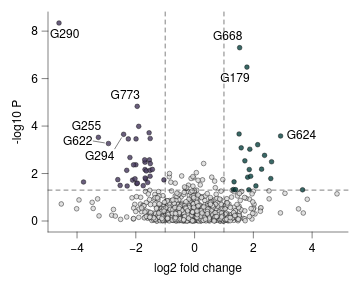

Write the Vega-Lite specification saved for this chart.
### Vega-Lite specification from a JSON file in a GitHub repository (floating-point values rounded to 4 significant figures; data arrays with more than 128 entries replaced by an {"elided": "..."} marker saying what was removed)
{"background": null, "config": {"arc": {"fill": "#DBDBDB", "fillOpacity": 1.0, "innerRadius": 27.5, "padAngle": 0.03, "stroke": "black", "strokeOpacity": 1, "strokeWidth": 0.25}, "area": {"fill": "#DBDBDB", "fillOpacity": 1.0, "stroke": "black", "strokeOpacity": 1, "strokeWidth": 0.25}, "axis": {"domain": true, "domainCap": "round", "domainColor": "black", "domainWidth": 0.25, "grid": false, "gridCap": "round", "gridColor": "#F1F1F1", "gridDash": [0, 0], "gridOpacity": 1.0, "gridWidth": 0.25, "labelColor": "black", "labelFont": "Helvetica Neue, HelveticaNeue, Helvetica, Arial, sans-serif", "labelFontSize": 6, "labelFontStyle": "normal", "labelFontWeight": 400, "offset": 0, "ticks": true, "tickCap": "round", "tickColor": "black", "tickRound": false, "tickSize": 3.0, "tickWidth": 0.25, "titleColor": "black", "titleFont": "Helvetica Neue, HelveticaNeue, Helvetica, Arial, sans-serif", "titleFontSize": 6, "titleFontStyle": "normal", "titleFontWeight": 400}, "axisX": {"domain": true, "labelAlign": "center", "labelAngle": 0, "labels": true, "ticks": true, "translate": 0}, "axisY": {"domain": true, "labelAlign": "right", "labelAngle": 0, "labels": true, "ticks": true, "translate": 0}, "axisRight": {"domain": true, "labelAlign": "left", "labelAngle": 0, "labels": true, "ticks": true, "translate": 0}, "axisTop": {"domain": true, "labelAlign": "center", "labelAngle": 0, "labels": true, "ticks": true, "translate": 0}, "axisBand": {"tickOffset": 0}, "bar": {"fill": "#DBDBDB", "fillOpacity": 1.0, "stroke": "black", "strokeOpacity": 1, "strokeWidth": 0.25}, "boxplot": {"size": 9.9, "ticks": {"cornerRadius": 0.25, "fill": "black", "opacity": 1, "size": 4.95, "thickness": 0.25}, "box": {"fillOpacity": 1.0, "stroke": "black", "strokeOpacity": 1, "strokeWidth": 0.25}, "median": {"cornerRadius": 0, "fill": "black", "fillOpacity": 1.0, "opacity": 1, "size": 9.9, "thickness": 0.25}, "rule": {"fill": "black", "fillOpacity": 1.0, "size": 11.0, "stroke": "black", "strokeDash": [0, 0], "strokeOpacity": 1, "strokeWidth": 0.25}, "outliers": {"color": "black", "fill": "black", "fillOpacity": 1.0, "size": 0, "stroke": "black", "strokeOpacity": 1, "strokeWidth": 0.25}}, "circle": {"fill": "black", "fillOpacity": 1.0, "size": 1.375, "stroke": null, "strokeOpacity": 1, "strokeWidth": 0.25}, "errorband": {"band": {"fillOpacity": 0.6, "stroke": null, "strokeWidth": 0.25, "strokeOpacity": 1}, "borders": {"opacity": 0, "strokeOpacity": 1, "strokeWidth": 0.25}}, "errorbar": {"opacity": 1, "rule": {"strokeDash": [0, 0], "strokeWidth": 0.25}, "ticks": {"color": "black", "cornerRadius": 0.125, "opacity": 1, "size": 6.6, "thickness": 0.25}, "thickness": 0.25}, "font": "Helvetica Neue, HelveticaNeue, Helvetica, Arial, sans-serif", "geoshape": {"fill": "#DBDBDB", "fillOpacity": 1.0, "stroke": "black", "strokeOpacity": 1, "strokeWidth": 0.25}, "header": {"labelColor": "black", "labelFont": "Helvetica Neue, HelveticaNeue, Helvetica, Arial, sans-serif", "labelFontSize": 6, "labelFontStyle": "normal", "labelFontWeight": 400, "titleColor": "black", "titleFont": "Helvetica Neue, HelveticaNeue, Helvetica, Arial, sans-serif", "titleFontSize": 6, "titleFontStyle": "normal", "titleFontWeight": 400, "titlePadding": 0}, "legend": {"disable": false, "offset": 4.5, "titlePadding": 4, "labelOffset": 2, "gradientLabelOffset": 2, "columnPadding": 4, "rowPadding": 2, "gradientThickness": 5, "gradientOpacity": 1.0, "gradientStrokeColor": "black", "gradientStrokeWidth": 0.25, "labelColor": "black", "labelFont": "Helvetica Neue, HelveticaNeue, Helvetica, Arial, sans-serif", "labelFontSize": 6, "labelFontStyle": "normal", "labelFontWeight": 400, "strokeColor": "black", "strokeWidth": 0, "symbolSize": 36, "symbolStrokeColor": "black", "symbolStrokeWidth": 0.25, "titleColor": "black", "titleFont": "Helvetica Neue, HelveticaNeue, Helvetica, Arial, sans-serif", "titleFontSize": 6, "titleFontStyle": "normal", "titleFontWeight": 400}, "line": {"color": "black", "stroke": "black", "strokeCap": "butt", "strokeDash": [0, 0], "strokeOpacity": 1, "strokeWidth": 0.5}, "point": {"filled": true, "fill": "#DBDBDB", "fillOpacity": 1.0, "size": 5.5, "stroke": "black", "strokeOpacity": 1, "strokeWidth": 0.25}, "range": {"category": ["#9D9D9D", "#28287D", "#004225", "#47266F", "#00605D", "#DBDBDB", "#7983C1", "#6E927B", "#937FB4", "#699A97"], "diverging": {"scheme": ["#4F4265", "#6A5C82", "#85789D", "#A196B7", "#BDB5CE", "#D8D6DD", "#F6F6F6", "#CED8D7", "#9DBFBD", "#75A3A0", "#518683", "#326967", "#164D4B"]}, "heatmap": {"scheme": ["#440154", "#472270", "#433E82", "#38598C", "#2C728E", "#238A8D", "#24A086", "#39B578", "#5DC862", "#96D646", "#CAE02D", "#FDE724"]}, "ordinal": {"scheme": ["#F1F1F1", "#DBDBDB", "#C6C6C6", "#B2B2B2", "#9D9D9D", "#898989", "#767676", "#636363", "#515151", "#404040", "#2F2F2F", "#1F1F1F"]}, "ramp": {"scheme": ["#440154", "#472270", "#433E82", "#38598C", "#2C728E", "#238A8D", "#24A086", "#39B578", "#5DC862", "#96D646", "#CAE02D", "#FDE724"]}}, "rule": {"color": "black", "stroke": "black", "strokeCap": "round", "strokeDash": [2, 2], "strokeOpacity": 1, "strokeWidth": 0.25}, "scale": {"barBandPaddingInner": 0.1, "rectBandPaddingInner": 0, "tickBandPaddingInner": 0.1, "bandPaddingOuter": 0.1, "bandWithNestedOffsetPaddingInner": 0.2, "bandWithNestedOffsetPaddingOuter": 0.2, "offsetBandPaddingInner": 0, "offsetBandPaddingOuter": 0, "continuousPadding": 5.5, "round": false}, "rect": {"fill": "#DBDBDB", "fillOpacity": 1.0, "stroke": "black", "strokeOpacity": 1, "strokeWidth": 0.25}, "square": {"fill": "#DBDBDB", "fillOpacity": 1.0, "size": 11.0, "stroke": "black", "strokeOpacity": 1, "strokeWidth": 0.25}, "text": {"color": "black", "font": "Helvetica Neue, HelveticaNeue, Helvetica, Arial, sans-serif", "fontSize": 6, "fontStyle": "normal", "fontWeight": 400}, "tick": {"color": "black", "cornerRadius": 0.125, "opacity": 1.0, "size": 9.9, "thickness": 0.25}, "title": {"anchor": "middle", "frame": "group", "color": "black", "font": "Helvetica Neue, HelveticaNeue, Helvetica, Arial, sans-serif", "fontSize": 6, "fontStyle": "normal", "fontWeight": 400, "subtitleColor": "black", "subtitleFont": "Helvetica Neue, HelveticaNeue, Helvetica, Arial, sans-serif", "subtitleFontSize": 6, "subtitleFontStyle": "normal", "subtitleFontWeight": 400}, "trail": {"color": "black", "opacity": 1, "size": 0.5}, "view": {"continuousWidth": 150, "continuousHeight": 110, "discreteWidth": 150, "discreteHeight": 110, "fill": null, "stroke": null, "strokeWidth": 0.25}}, "layer": [{"data": {"name": "data-89c060c72859b0c41b1a176ead185f7e"}, "mark": {"type": "point", "opacity": 0.85}, "encoding": {"color": {"condition": {"test": "datum.significance === 'Non-differential'", "value": "#DBDBDB"}, "field": "__dysonsphere_volcano_significance_score", "legend": null, "scale": {"domain": [-1, 1], "domainMid": 0}, "type": "quantitative"}, "x": {"field": "log2fc", "title": "log2 fold change", "type": "quantitative", "scale": {"nice": false}}, "y": {"field": "neglog10p", "title": "-log10 P", "type": "quantitative", "scale": {"nice": false}}}, "transform": [{"calculate": "datum.significance === 'Gained' ? 1 : datum.significance === 'Lost' ? -1 : 0", "as": "__dysonsphere_volcano_significance_score"}]}, {"data": {"values": [{"__dysonsphere__": 1}]}, "mark": {"type": "rule", "opacity": 1.0}, "encoding": {"x": {"datum": -1.0}}}, {"data": {"values": [{"__dysonsphere__": 1}]}, "mark": {"type": "rule", "opacity": 1.0}, "encoding": {"x": {"datum": 1.0}}}, {"data": {"values": [{"__dysonsphere__": 1}]}, "mark": {"type": "rule", "opacity": 1.0}, "encoding": {"y": {"datum": 1.301}}}, {"layer": [{"data": {"values": [{"__dysonsphere__": 1}]}, "mark": {"type": "text", "align": "center", "baseline": "middle", "fontSize": 6}, "encoding": {"text": {"value": "G179"}, "x": {"datum": 1.373, "scale": {"domain": [-4.614, 4.847]}}, "y": {"datum": 6.007, "scale": {"domain": [0.000247, 8.343]}}}}, {"data": {"values": [{"__dysonsphere__": 1}]}, "mark": {"type": "text", "align": "center", "baseline": "middle", "fontSize": 6}, "encoding": {"text": {"value": "G255"}, "x": {"datum": -3.682, "scale": {"domain": [-4.614, 4.847]}}, "y": {"datum": 4.003, "scale": {"domain": [0.000247, 8.343]}}}}, {"data": {"values": [{"__dysonsphere__": 1}]}, "mark": {"type": "text", "align": "center", "baseline": "middle", "fontSize": 6}, "encoding": {"text": {"value": "G290"}, "x": {"datum": -4.421, "scale": {"domain": [-4.614, 4.847]}}, "y": {"datum": 7.865, "scale": {"domain": [0.000247, 8.343]}}}}, {"data": {"values": [{"__dysonsphere__": 1}]}, "mark": {"type": "rule", "strokeDash": [0, 0]}, "encoding": {"x": {"datum": -2.488, "scale": {"domain": [-4.614, 4.847]}}, "x2": {"datum": -2.717}, "y": {"datum": 3.504, "scale": {"domain": [0.000247, 8.343]}}, "y2": {"datum": 3.042}}}, {"data": {"values": [{"__dysonsphere__": 1}]}, "mark": {"type": "text", "align": "center", "baseline": "middle", "fontSize": 6}, "encoding": {"text": {"value": "G294"}, "x": {"datum": -3.231, "scale": {"domain": [-4.614, 4.847]}}, "y": {"datum": 2.753, "scale": {"domain": [0.000247, 8.343]}}}}, {"data": {"values": [{"__dysonsphere__": 1}]}, "mark": {"type": "rule", "strokeDash": [0, 0]}, "encoding": {"x": {"datum": -3.07, "scale": {"domain": [-4.614, 4.847]}}, "x2": {"datum": -3.45}, "y": {"datum": 3.293, "scale": {"domain": [0.000247, 8.343]}}, "y2": {"datum": 3.37}}}, {"data": {"values": [{"__dysonsphere__": 1}]}, "mark": {"type": "text", "align": "center", "baseline": "middle", "fontSize": 6}, "encoding": {"text": {"value": "G622"}, "x": {"datum": -3.979, "scale": {"domain": [-4.614, 4.847]}}, "y": {"datum": 3.377, "scale": {"domain": [0.000247, 8.343]}}}}, {"data": {"values": [{"__dysonsphere__": 1}]}, "mark": {"type": "text", "align": "center", "baseline": "middle", "fontSize": 6}, "encoding": {"text": {"value": "G624"}, "x": {"datum": 3.635, "scale": {"domain": [-4.614, 4.847]}}, "y": {"datum": 3.61, "scale": {"domain": [0.000247, 8.343]}}}}, {"data": {"values": [{"__dysonsphere__": 1}]}, "mark": {"type": "text", "align": "center", "baseline": "middle", "fontSize": 6}, "encoding": {"text": {"value": "G668"}, "x": {"datum": 1.125, "scale": {"domain": [-4.614, 4.847]}}, "y": {"datum": 7.78, "scale": {"domain": [0.000247, 8.343]}}}}, {"data": {"values": [{"__dysonsphere__": 1}]}, "mark": {"type": "text", "align": "center", "baseline": "middle", "fontSize": 6}, "encoding": {"text": {"value": "G773"}, "x": {"datum": -2.36, "scale": {"domain": [-4.614, 4.847]}}, "y": {"datum": 5.309, "scale": {"domain": [0.000247, 8.343]}}}}]}], "name": "__dysonsphere_ext_biology_1", "resolve": {"scale": {"color": "independent"}}, "$schema": "https://vega.github.io/schema/vega-lite/v6.4.1.json", "datasets": {"data-89c060c72859b0c41b1a176ead185f7e": {"elided": "800 records"}}}
